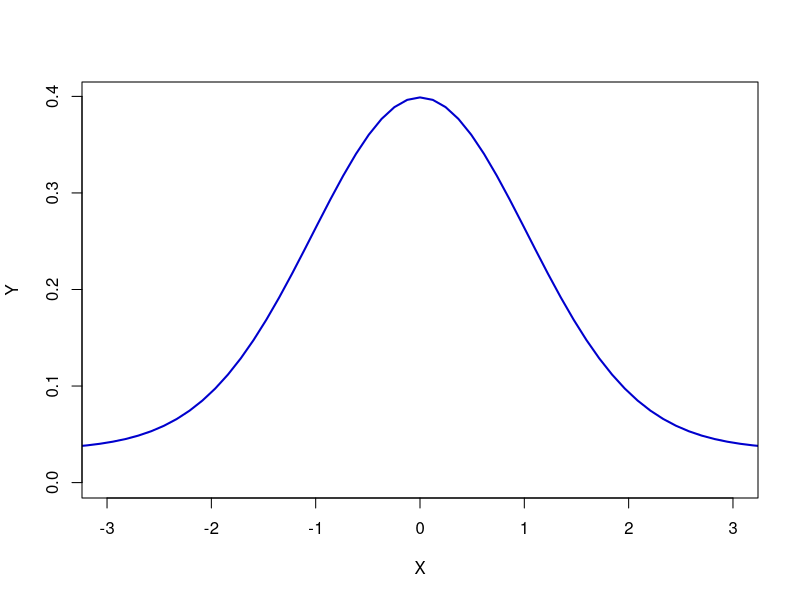

The R script that drew this image:
compl = function(re, im) {
    # Complex array generation
    if (missing(re)) {
        stop("compl: no composed object for real part")
    }
    if (missing(im)) {
        im = 0 * (re <= Inf)
    }
    if (nrow(matrix(re)) != nrow(matrix(im))) {
        stop("compl: dim(re)<>dim(im)")
    }
    z = list()
    z$re = re
    z$im = im
    return(z)
}

cmul = function(x, y) {
    # Complex multiplication
    re = x$re * y$re - x$im * y$im
    im = x$re * y$im + x$im * y$re
    z = list()
    z$re = re
    z$im = im
    return(z)
}

cexp = function(x) {
    # Complex exponential
    re = exp(x$re) * cos(x$im)
    im = exp(x$re) * sin(x$im)
    z = list()
    z$re = re
    z$im = im
    return(z)
}

creal = function(z) {
    # Returning real part
    re = z$re
    return(re)
}

StandardNormalCharf = function(t, l) {
    # Standard Normal Characteristic Function
    s2 = l$sigma^2
    tmp = compl(-0.5 * s2 * t$re, -0.5 * s2 * t$im + l$mu)
    r = cexp(cmul(tmp, t))
    return(r)
}

#################### MAIN FUNCTION ####################

gFourierInversion = function(N, K, dt, t0, x0, charf, l) {
    # 1. form the grids:
    dx = (2 * pi)/(N * dt)
    t = (0:(K - 1)) * dt
    if (t0 != 0) {
        t = t + dt/2
    }
    t = compl(t, t * 0)
    x = x0 + (0:(N - 1)) * dx
    # 2. do the FFT:
    tmp = charf(t, l)
    phi = matrix(1, N, 2)
    phi[1:K, 1] = tmp$re
    phi[1:K, 2] = tmp$im
    tmp = x0 * dt * (0:(N - 1))
    phi = cmul(compl(phi[, 1], phi[, 2]), cexp(compl(tmp * 0, -tmp)))
    phi = cbind(phi$re, phi$im)
    phitmp = complex(real = phi[, 1], imaginary = phi[, 2])
    ninvfft = length(phitmp)
    y = fft(phitmp, inverse = T)  #ninvfft
    y = compl(Re(y), Im(y))
    if (t0 != 0) {
        tmp = x * dt/2
        y = cmul(y, cexp(compl(tmp * 0, -tmp)))
    }
    # 3. rescale:
    if (t0 == 0) {
        r = dt * (creal(y) - 0.5 * creal(charf(list(re = 0, im = 0), l)))/pi
    } else {
        r = dt * creal(y)/pi
    }
    return(r)
}

####################### TEST ######################

mu = 0
sigma = 1
par = list(mu = mu, sigma = sigma)
r = gFourierInversion(N = 512, K = 512, dt = 0.1, t0 = 0.05, x0 = -pi/0.1, charf = StandardNormalCharf, l = par)
z = cbind((-pi/0.1 + (0:511) * 2 * pi/(512 * 0.1)), r)
plot(z, type = "l", col = "blue3", lwd = 2, xlab = "X", ylab = "Y", xlim = c(-3, 3)) 
